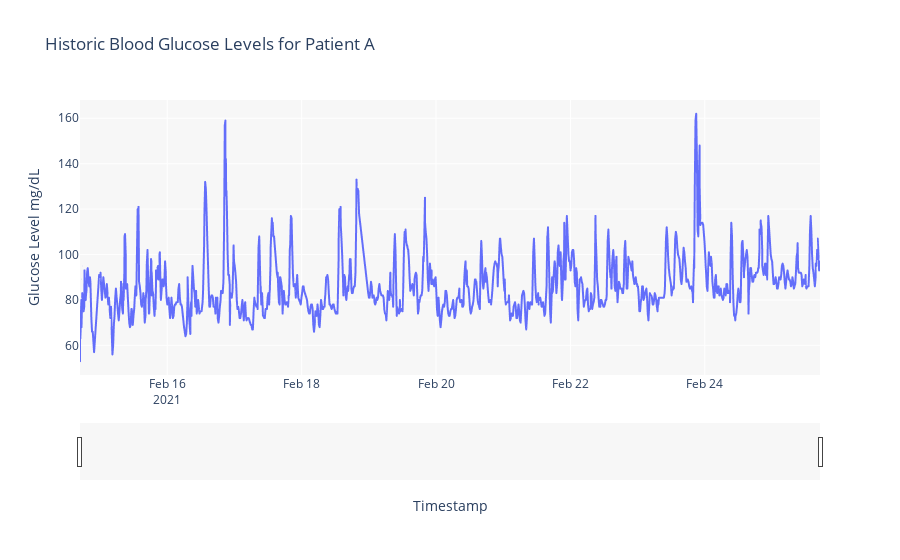
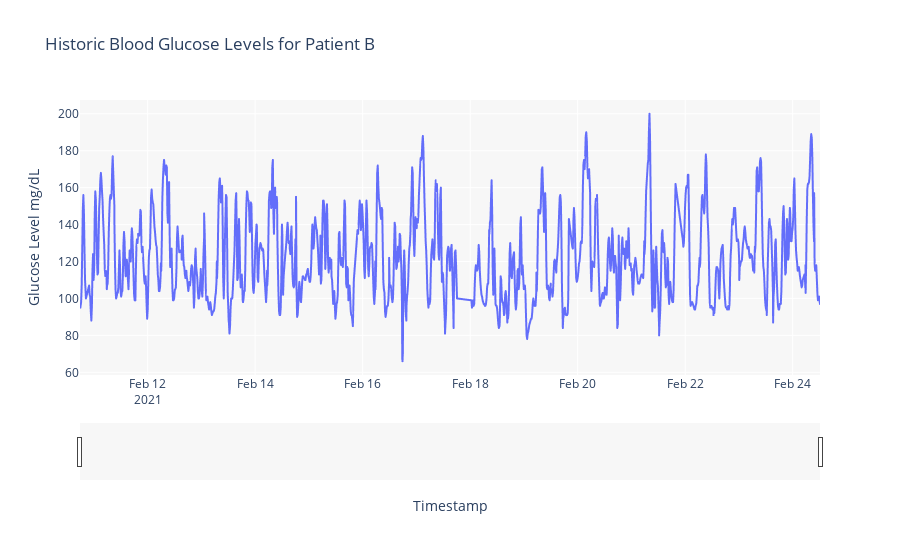
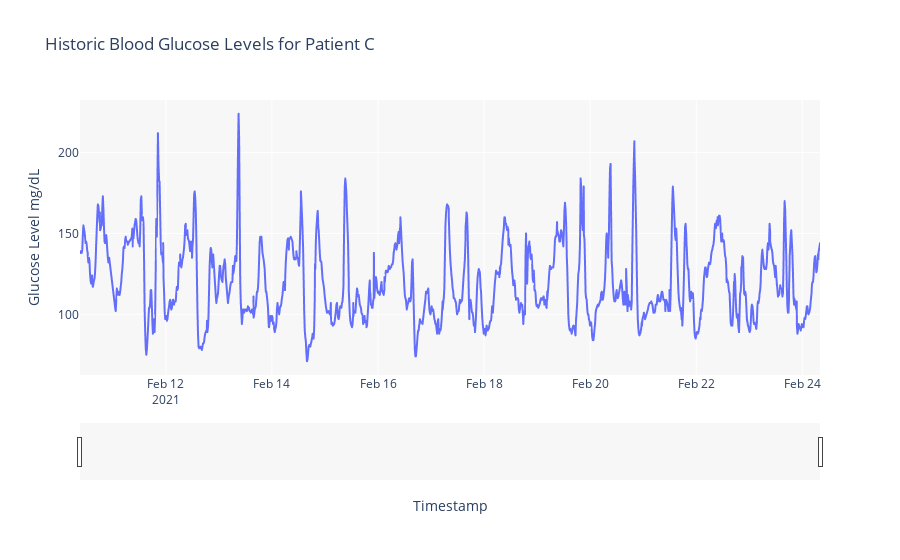

Source (notebook cell) for these figures, in order:
### Code cell
for patient_data, patient_id in zip([data_levels_A, data_levels_B, data_levels_C], [' A',' B',' C']):
    
    
    fig = px.line(patient_data, x='Timestamp', y='Glucose Level mg/dL', title='Historic Blood Glucose Levels for Patient{}'.format(patient_id))
    
    
# apparently one can't add annotations to a vertical line in plotly due to a reported bug; to work around it, drew a rectangle instead
#for row in data_meals_A['timestamp_start']:
    #fig.add_vrect(x0=row, x1=row, annotation_text="test", annotation_position="top left", line_color="green", opacity=0.5) 

    fig.update_xaxes(
        rangeslider_visible=True,
        rangeselector=dict(
        #buttons=list([
            #dict(count=1, label="25", step="day", stepmode="backward"),
            #dict(count=2, label="24", step="day", stepmode="backward"),
            #dict(step="all")
        #])
        )
    )
    
    fig.update_layout({'plot_bgcolor': 'rgba(.03, .03, .03, .03)'})
    
    fig.show()

### Figure 1 — Plotly figure (JSON) as saved in the notebook; plotly's stock layout.template omitted (floating-point values rounded to 4 significant figures; data arrays with more than 128 entries replaced by an {"elided": "..."} marker saying what was removed)
{"data": [{"hovertemplate": "Timestamp=%{x}<br>Glucose Level mg/dL=%{y}<extra></extra>", "legendgroup": "", "line": {"color": "#636efa", "dash": "solid"}, "marker": {"symbol": "circle"}, "mode": "lines", "name": "", "showlegend": false, "type": "scattergl", "x": {"elided": "1185 str values"}, "xaxis": "x", "y": {"elided": "1185 int values"}, "yaxis": "y"}], "layout": {"legend": {"tracegroupgap": 0}, "plot_bgcolor": "rgba(.03, .03, .03, .03)", "title": {"text": "Historic Blood Glucose Levels for Patient A"}, "xaxis": {"anchor": "y", "domain": [0, 1], "rangeslider": {"visible": true}, "title": {"text": "Timestamp"}}, "yaxis": {"anchor": "x", "domain": [0, 1], "title": {"text": "Glucose Level mg/dL"}}}}

### Figure 2 — Plotly figure (JSON) as saved in the notebook; plotly's stock layout.template omitted (floating-point values rounded to 4 significant figures; data arrays with more than 128 entries replaced by an {"elided": "..."} marker saying what was removed)
{"data": [{"hovertemplate": "Timestamp=%{x}<br>Glucose Level mg/dL=%{y}<extra></extra>", "legendgroup": "", "line": {"color": "#636efa", "dash": "solid"}, "marker": {"symbol": "circle"}, "mode": "lines", "name": "", "showlegend": false, "type": "scattergl", "x": {"elided": "1327 str values"}, "xaxis": "x", "y": {"elided": "1327 int values"}, "yaxis": "y"}], "layout": {"legend": {"tracegroupgap": 0}, "plot_bgcolor": "rgba(.03, .03, .03, .03)", "title": {"text": "Historic Blood Glucose Levels for Patient B"}, "xaxis": {"anchor": "y", "domain": [0, 1], "rangeslider": {"visible": true}, "title": {"text": "Timestamp"}}, "yaxis": {"anchor": "x", "domain": [0, 1], "title": {"text": "Glucose Level mg/dL"}}}}

### Figure 3 — Plotly figure (JSON) as saved in the notebook; plotly's stock layout.template omitted (floating-point values rounded to 4 significant figures; data arrays with more than 128 entries replaced by an {"elided": "..."} marker saying what was removed)
{"data": [{"hovertemplate": "Timestamp=%{x}<br>Glucose Level mg/dL=%{y}<extra></extra>", "legendgroup": "", "line": {"color": "#636efa", "dash": "solid"}, "marker": {"symbol": "circle"}, "mode": "lines", "name": "", "showlegend": false, "type": "scattergl", "x": {"elided": "1412 str values"}, "xaxis": "x", "y": {"elided": "1412 int values"}, "yaxis": "y"}], "layout": {"legend": {"tracegroupgap": 0}, "plot_bgcolor": "rgba(.03, .03, .03, .03)", "title": {"text": "Historic Blood Glucose Levels for Patient C"}, "xaxis": {"anchor": "y", "domain": [0, 1], "rangeslider": {"visible": true}, "title": {"text": "Timestamp"}}, "yaxis": {"anchor": "x", "domain": [0, 1], "title": {"text": "Glucose Level mg/dL"}}}}
